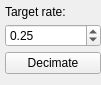
                         <widget class="QWidget" name="page_8">
                          <property name="geometry">
                           <rect>
                            <x>0</x>
                            <y>0</y>
                            <width>101</width>
                            <height>85</height>
                           </rect>
                          </property>
                          <property name="cursor">
                           <cursorShape>ArrowCursor</cursorShape>
                          </property>
                          <property name="layoutDirection">
                           <enum>Qt::LeftToRight</enum>
                          </property>
                          <attribute name="label">
                           <string>Decimation</string>
                          </attribute>
                          <attribute name="toolTip">
                           <string>Decimation (Global)</string>
                          </attribute>
                          <layout class="QVBoxLayout" name="verticalLayout_10">
                           <property name="spacing">
                            <number>5</number>
                           </property>
                           <property name="leftMargin">
                            <number>5</number>
                           </property>
                           <property name="topMargin">
                            <number>5</number>
                           </property>
                           <property name="rightMargin">
                            <number>0</number>
                           </property>
                           <property name="bottomMargin">
                            <number>5</number>
                           </property>
                           <item>
                            <widget class="QLabel" name="label_13">
                             <property name="sizePolicy">
                              <sizepolicy hsizetype="Preferred" vsizetype="Fixed">
                               <horstretch>0</horstretch>
                               <verstretch>0</verstretch>
                              </sizepolicy>
                             </property>
                             <property name="text">
                              <string>Target rate:  </string>
                             </property>
                            </widget>
                           </item>
                           <item>
                            <widget class="QDoubleSpinBox" name="dsbTargetRateG">
                             <property name="decimals">
                              <number>2</number>
                             </property>
                             <property name="value">
                              <double>0.250000000000000</double>
                             </property>
                            </widget>
                           </item>
                           <item>
                            <widget class="QPushButton" name="btnDecimateG">
                             <property name="text">
                              <string>Decimate</string>
                             </property>
                            </widget>
                           </item>
                           <item>
                            <spacer name="verticalSpacer">
                             <property name="orientation">
                              <enum>Qt::Vertical</enum>
                             </property>
                             <property name="sizeHint" stdset="0">
                              <size>
                               <width>20</width>
                               <height>40</height>
                              </size>
                             </property>
                            </spacer>
                           </item>
                          </layout>
                         </widget>
